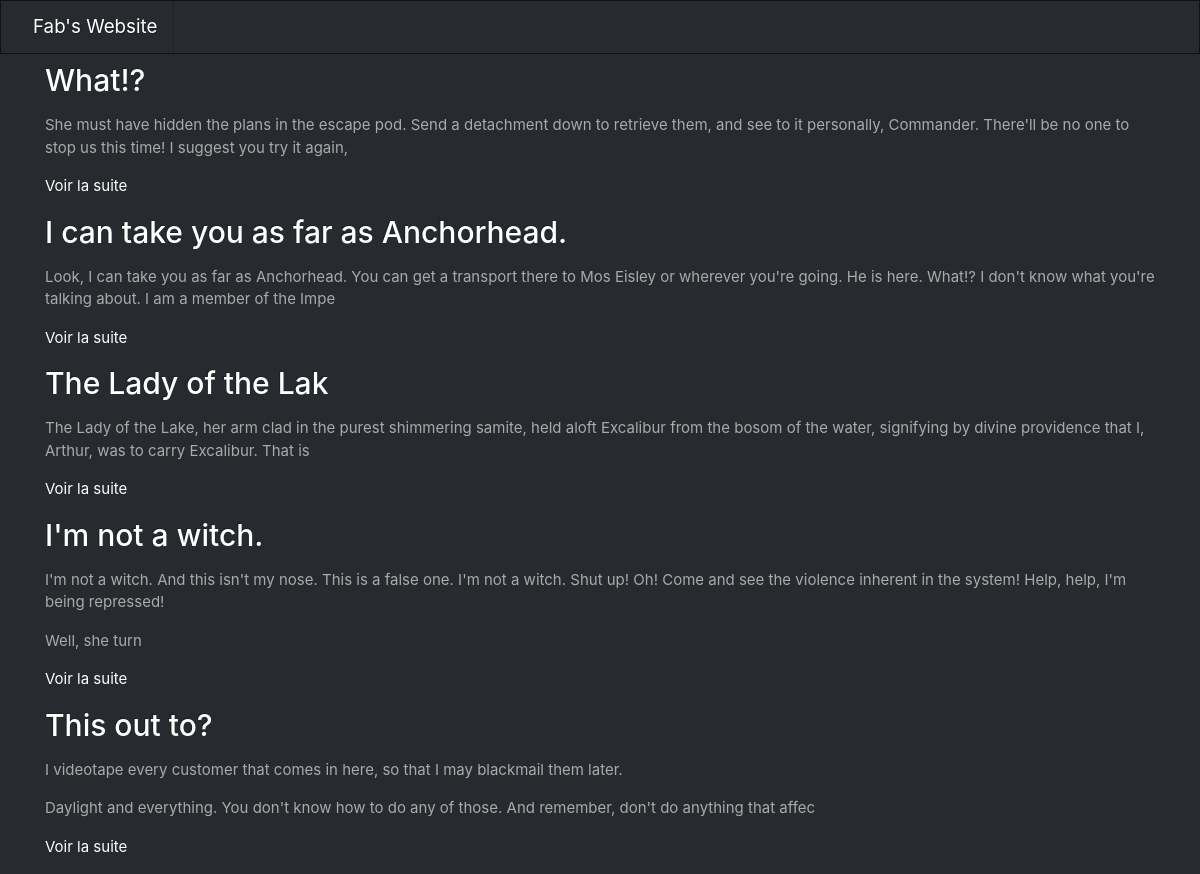
The page / on the database its author committed.
### tables this page shows
CREATE TABLE `articles` (
  `id` int(11) NOT NULL,
  `title` varchar(255) NOT NULL,
  `content` longtext NOT NULL,
  `date` datetime NOT NULL,
  `category_id` int(11) NOT NULL
);

### app/Autoloader.php (called while the page is built, shortened)
<?php
class Autoloader
{
    static function autoload($class)
    {
        if(strpos($class, __NAMESPACE__.'\\') === 0){
            $class = str_replace(__NAMESPACE__.'\\', '', $class);
            $class = str_replace('\\', '/', $class);
        }
    }
}

### app/App.php (called while the page is built, shortened)
<?php
class App {
    private static $database;
    public static function getDb(){
        if(self::$database === null){
            self::$database = new Database(self::DB_NAME, self::DB_USER, self::DB_PASS, self::DB_HOST, self::DB_PORT);
        }
        return self::$database;
    }
}

### app/Database.php (called while the page is built, shortened)
<?php
class Database
{
    private $pdo = null;
    public function __construct()
    {
        $this->db_name = "sites";
        $this->db_user = "fab";
        $this->db_pass = "";
        $this->db_host = "localhost";
        $this->db_port = 8000;
    }
    private function getPDO()
    {
        if ($this->pdo === null) {
            try {
                $pdo = new PDO("mysql:dbname=" . $this->db_name . ";host=" . $this->db_host . ";port=". $this->db_port, $this->db_user, $this->db_pass);
                $pdo->setAttribute(PDO::ATTR_ERRMODE, PDO::ERRMODE_EXCEPTION);
                $pdo->exec("SET CHARACTER SET utf8");
                $this->pdo = $pdo;
            } catch (PDOException $e) {
                echo 'Pas de connexion a la BDD : ' . $e->getMessage();
                die();
            }
        }
        return $this->pdo;
    }
    public function query($statement, $class_name){
        $req = $this->getPDO()->query($statement);
        $data = $req->fetchAll(PDO::FETCH_CLASS, $class_name);
        return $data;
    }
}

### app/Table/Article.php (the view, shortened to what this page needs)
<?php
class Article {
    public static function getLast(){
        return App::getDb()->query('SELECT * FROM articles',__CLASS__);
    }
    public function __get($key){
      $method = 'get'. ucfirst($key);
      $this->$key = $this->$method();
      return $this->$key;
    }
    public function getUrl(){
        return 'index.php?p=article&id=' . $this->id;
    }
    public function getExtrait(){
        $html = '<p>'. substr($this->content, 0, 200) .'</p>';
        $html .= '<p><a href="' . $this->getUrl() . '">Voir la suite</a></p>';
        return $html;
    }
}

### public/index.php (shortened to what this page needs)
<?php
require '../app/Autoloader.php';
if(isset($_GET['p'])){
    $p = $_GET['p'];
} else {
    $p = "home";
}
if($p === 'home'){
require '../pages/home.php';
}elseif ($p ==='article') {
require '../pages/single.php';
}
$content = ob_get_clean();
require '../pages/templates/default.php';

### pages/home.php
<?php foreach (\App\Table\Article::getLast() as $post): ?>
    <h2><a href="<?= $post->url ?>"><?= $post->title; ?></a></h2>
    <p><?= $post->extrait; ?></p>
    <?php endforeach; ?>

### pages/templates/default.php (shortened to what this page needs)
<!doctype html>
<html lang="fr">
  <head>
    <link href="/public/css/app.css" rel="stylesheet">
  </head>
    <nav class="navbar navbar-expand-md navbar-dark bg-dark">
      <a class="navbar-brand" href="#">Fab's Website</a>
    </nav>
  <body>
    <main role="main" class="container">
    <div>
    <?= $content; ?>
    </div>
    </main>
  </body>
</html>

### rows shown on the page
articles: title "What!?", content "She must have hidden the plans in the escape pod. Send a detachment down to retrieve them, and see to it personally, Commander. There'll be no one to stop us this time! I suggest you try it again,"
articles: title "I can take you as far as Anchorhead.", content "Look, I can take you as far as Anchorhead. You can get a transport there to Mos Eisley or wherever you're going. He is here. What!? I don't know what you're talking about. I am a member of the Impe"
articles: title "The Lady of the Lak", content "The Lady of the Lake, her arm clad in the purest shimmering samite, held aloft Excalibur from the bosom of the water, signifying by divine providence that I, Arthur, was to carry Excalibur. That is"
articles: title "I'm not a witch.", content "I'm not a witch. And this isn't my nose. This is a false one. I'm not a witch. Shut up! Oh! Come and see the violence inherent in the system! Help, help, I'm being repressed! Well, she turn"
articles: title "This out to?", content "I videotape every customer that comes in here, so that I may blackmail them later. Daylight and everything. You don't know how to do any of those. And remember, don't do anything that affec"
